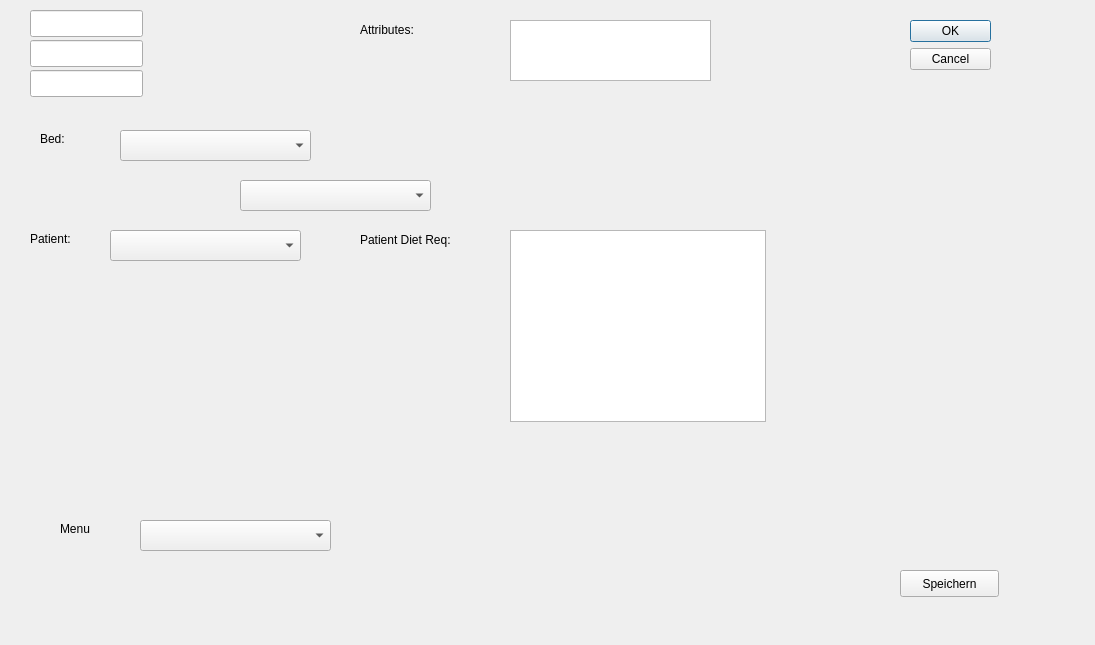
<?xml version="1.0" encoding="UTF-8"?>
<ui version="4.0">
 <class>DialogBed</class>
 <widget class="QDialog" name="DialogBed">
  <property name="geometry">
   <rect>
    <x>0</x>
    <y>0</y>
    <width>1095</width>
    <height>645</height>
   </rect>
  </property>
  <property name="windowTitle">
   <string>Dialog</string>
  </property>
  <widget class="QDialogButtonBox" name="buttonBox">
   <property name="geometry">
    <rect>
     <x>910</x>
     <y>20</y>
     <width>81</width>
     <height>241</height>
    </rect>
   </property>
   <property name="orientation">
    <enum>Qt::Vertical</enum>
   </property>
   <property name="standardButtons">
    <set>QDialogButtonBox::Cancel|QDialogButtonBox::Ok</set>
   </property>
  </widget>
  <widget class="QTableView" name="tableViewBed">
   <property name="geometry">
    <rect>
     <x>510</x>
     <y>20</y>
     <width>201</width>
     <height>61</height>
    </rect>
   </property>
  </widget>
  <widget class="QComboBox" name="comboBoxBed">
   <property name="geometry">
    <rect>
     <x>120</x>
     <y>130</y>
     <width>191</width>
     <height>31</height>
    </rect>
   </property>
  </widget>
  <widget class="QLineEdit" name="le_bed_id">
   <property name="geometry">
    <rect>
     <x>30</x>
     <y>10</y>
     <width>113</width>
     <height>27</height>
    </rect>
   </property>
  </widget>
  <widget class="QLineEdit" name="le_room_id">
   <property name="geometry">
    <rect>
     <x>30</x>
     <y>40</y>
     <width>113</width>
     <height>27</height>
    </rect>
   </property>
  </widget>
  <widget class="QLineEdit" name="le_description">
   <property name="geometry">
    <rect>
     <x>30</x>
     <y>70</y>
     <width>113</width>
     <height>27</height>
    </rect>
   </property>
  </widget>
  <widget class="QComboBox" name="comboBoxMenu">
   <property name="geometry">
    <rect>
     <x>140</x>
     <y>520</y>
     <width>191</width>
     <height>31</height>
    </rect>
   </property>
  </widget>
  <widget class="QLabel" name="label">
   <property name="geometry">
    <rect>
     <x>40</x>
     <y>130</y>
     <width>67</width>
     <height>17</height>
    </rect>
   </property>
   <property name="text">
    <string>Bed:</string>
   </property>
  </widget>
  <widget class="QLabel" name="label_2">
   <property name="geometry">
    <rect>
     <x>60</x>
     <y>520</y>
     <width>67</width>
     <height>17</height>
    </rect>
   </property>
   <property name="text">
    <string>Menu</string>
   </property>
  </widget>
  <widget class="QLabel" name="label_3">
   <property name="geometry">
    <rect>
     <x>360</x>
     <y>20</y>
     <width>101</width>
     <height>20</height>
    </rect>
   </property>
   <property name="text">
    <string>Attributes:</string>
   </property>
  </widget>
  <widget class="QPushButton" name="pushButton">
   <property name="geometry">
    <rect>
     <x>900</x>
     <y>570</y>
     <width>99</width>
     <height>27</height>
    </rect>
   </property>
   <property name="text">
    <string>Speichern</string>
   </property>
  </widget>
  <widget class="QTableView" name="tableViewPatientDietReq">
   <property name="geometry">
    <rect>
     <x>510</x>
     <y>230</y>
     <width>256</width>
     <height>192</height>
    </rect>
   </property>
  </widget>
  <widget class="QLabel" name="label_4">
   <property name="geometry">
    <rect>
     <x>360</x>
     <y>230</y>
     <width>131</width>
     <height>20</height>
    </rect>
   </property>
   <property name="text">
    <string>Patient Diet Req:</string>
   </property>
  </widget>
  <widget class="QComboBox" name="comboBoxPatient">
   <property name="geometry">
    <rect>
     <x>110</x>
     <y>230</y>
     <width>191</width>
     <height>31</height>
    </rect>
   </property>
  </widget>
  <widget class="QLabel" name="label_5">
   <property name="geometry">
    <rect>
     <x>30</x>
     <y>230</y>
     <width>67</width>
     <height>17</height>
    </rect>
   </property>
   <property name="text">
    <string>Patient:</string>
   </property>
  </widget>
  <widget class="QComboBox" name="comboBoxBed_2">
   <property name="geometry">
    <rect>
     <x>240</x>
     <y>180</y>
     <width>191</width>
     <height>31</height>
    </rect>
   </property>
  </widget>
 </widget>
 <resources/>
 <connections>
  <connection>
   <sender>buttonBox</sender>
   <signal>accepted()</signal>
   <receiver>DialogBed</receiver>
   <slot>accept()</slot>
   <hints>
    <hint type="sourcelabel">
     <x>248</x>
     <y>254</y>
    </hint>
    <hint type="destinationlabel">
     <x>157</x>
     <y>274</y>
    </hint>
   </hints>
  </connection>
  <connection>
   <sender>buttonBox</sender>
   <signal>rejected()</signal>
   <receiver>DialogBed</receiver>
   <slot>reject()</slot>
   <hints>
    <hint type="sourcelabel">
     <x>316</x>
     <y>260</y>
    </hint>
    <hint type="destinationlabel">
     <x>286</x>
     <y>274</y>
    </hint>
   </hints>
  </connection>
 </connections>
</ui>
